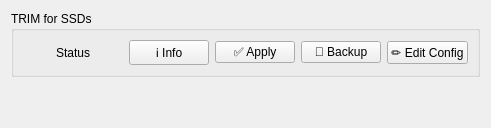
          <widget class="QWidget" name="storageTab">
           <attribute name="title">
            <string>💾 Storage</string>
           </attribute>
           <layout class="QVBoxLayout" name="storageLayout">
            <item>
             <widget class="QGroupBox" name="trimGroupBox">
              <property name="title">
               <string>TRIM for SSDs</string>
              </property>
              <layout class="QHBoxLayout" name="trimLayout">
               <item>
                <widget class="QLabel" name="trimStatusLabel">
                 <property name="minimumSize">
                  <size>
                   <width>100</width>
                   <height>0</height>
                  </size>
                 </property>
                 <property name="maximumSize">
                  <size>
                   <width>100</width>
                   <height>16777215</height>
                  </size>
                 </property>
                 <property name="text">
                  <string>Status</string>
                 </property>
                 <property name="alignment">
                  <set>Qt::AlignCenter</set>
                 </property>
                </widget>
               </item>
               <item>
                <widget class="QPushButton" name="trimToggle">
                 <property name="text">
                  <string>ℹ️ Info</string>
                 </property>
                </widget>
               </item>
               <item>
                <widget class="QPushButton" name="trimApplyButton">
                 <property name="text">
                  <string>✅ Apply</string>
                 </property>
                </widget>
               </item>
               <item>
                <widget class="QPushButton" name="trimBackupButton">
                 <property name="text">
                  <string>💾 Backup</string>
                 </property>
                </widget>
               </item>
               <item>
                <widget class="QPushButton" name="trimConfigButton">
                 <property name="text">
                  <string>✏️ Edit Config</string>
                 </property>
                </widget>
               </item>
              </layout>
             </widget>
            </item>
            <item>
             <spacer>
              <property name="orientation">
               <enum>Qt::Orientation::Vertical</enum>
              </property>
              <property name="sizeHint" stdset="0">
               <size>
                <width>20</width>
                <height>40</height>
               </size>
              </property>
             </spacer>
            </item>
           </layout>
          </widget>
